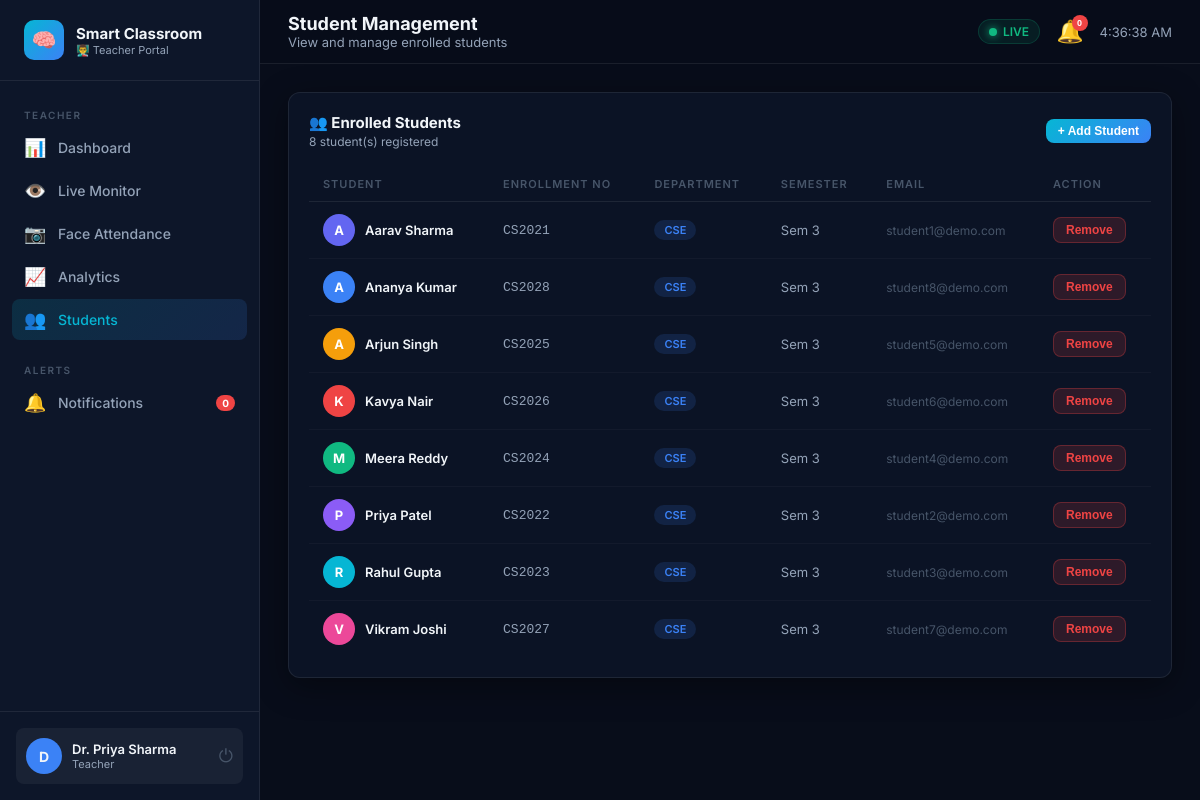
Page /students (signed in) on the committed database.
### models/user.py (models this page shows, shortened)
class User(UserMixin, db.Model):
    __tablename__ = 'users'
    id           = db.Column(db.Integer, primary_key=True)
    name         = db.Column(db.String(100), nullable=False)
    email        = db.Column(db.String(120), unique=True, nullable=False)
    password_hash= db.Column(db.String(256), nullable=False)
    role         = db.Column(db.String(20), default='student')  # student/teacher/admin
    avatar_color = db.Column(db.String(20), default='#6366f1')
    created_at   = db.Column(db.DateTime, default=datetime.utcnow)
    is_active_   = db.Column(db.Boolean, default=True)
    student_profile = db.relationship('StudentProfile', backref='user', uselist=False, lazy=True)
    teacher_entries = db.relationship('TimetableEntry',  backref='teacher', lazy=True)
    def is_student(self):  return self.role == 'student'
    def is_teacher(self):  return self.role == 'teacher'

class StudentProfile(db.Model):
    __tablename__ = 'student_profiles'
    id             = db.Column(db.Integer, primary_key=True)
    user_id        = db.Column(db.Integer, db.ForeignKey('users.id'), nullable=False)
    department_id  = db.Column(db.Integer, db.ForeignKey('departments.id'), nullable=True)
    enrollment_no  = db.Column(db.String(30), unique=True, nullable=True)
    semester       = db.Column(db.Integer, default=1)
    avatar_color   = db.Column(db.String(20), default='#06b6d4')
    is_face_trained = db.Column(db.Boolean, default=False)
    face_image_path = db.Column(db.String(300), nullable=True)
    attendances    = db.relationship('Attendance',    backref='student', lazy=True)
    focus_sessions = db.relationship('FocusSession',  backref='student', lazy=True)

### models/department.py (models this page shows, shortened)
class Department(db.Model):
    __tablename__ = 'departments'
    id   = db.Column(db.Integer, primary_key=True)
    name = db.Column(db.String(100), nullable=False)
    code = db.Column(db.String(10), unique=True, nullable=False)
    subjects  = db.relationship('Subject', backref='department', lazy=True)
    students  = db.relationship('StudentProfile', backref='department', lazy=True)

### routes/students.py (the view)
@students_bp.route('/students')
@login_required
def index():
    profiles = StudentProfile.query.join(User).order_by(User.name).all()
    departments = Department.query.all()
    return render_template('dashboard/students.html', students=profiles, departments=departments)

### templates/dashboard/students.html (shortened to what this page needs)
{% extends 'base.html' %}
{% block page_title %}Student Management{% endblock %}
{% block page_subtitle %}View and manage enrolled students{% endblock %}
{% block content %}
<div class="card">
  <div class="section-header">
    <div>
      <div class="section-title">👥 Enrolled Students</div>
      <div class="section-sub">{{ students|length }} student(s) registered</div>
    </div>
    <button class="btn btn-primary btn-sm" onclick="document.getElementById('addModal').classList.add('open')">+ Add Student</button>
  </div>
  {% if students %}
  <div style="overflow-x:auto;">
    <table class="data-table">
      <thead>
        <tr>
          <th>Student</th>
          <th>Enrollment No</th>
          <th>Department</th>
          <th>Semester</th>
          <th>Email</th>
          <th>Action</th>
        </tr>
      </thead>
      <tbody>
        {% for s in students %}
        <tr>
          <td>
            <div style="display:flex;align-items:center;gap:10px;">
              <div class="student-avatar" style="background:{{ s.avatar_color }}">{{ s.user.name[0] if s.user else '?' }}</div>
              <span style="font-weight:600;">{{ s.user.name if s.user else 'Unknown' }}</span>
            </div>
          </td>
          <td style="color:var(--text-secondary);font-family:monospace;">{{ s.enrollment_no or '—' }}</td>
          <td><span class="badge badge-info">{{ s.department.code if s.department else '—' }}</span></td>
          <td style="color:var(--text-secondary);">Sem {{ s.semester }}</td>
          <td style="font-size:12px;color:var(--text-muted);">{{ s.user.email if s.user else '—' }}</td>
          <td>
            <form method="POST" action="{{ url_for('students.delete_student', student_id=s.id) }}"
                  onsubmit="return confirm('Remove {{ s.user.name if s.user else 'student' }}?')">
              <button type="submit" class="btn btn-danger btn-sm">Remove</button>
            </form>
          </td>
        </tr>
        {% endfor %}
      </tbody>
    </table>
  </div>
  {% else %}
  <div class="empty-state">
    <div class="empty-icon">👤</div>
    <p>No students yet. Click <strong>Add Student</strong> to get started.</p>
  </div>
  {% endif %}
</div>
{% endblock %}

### templates/base.html (shortened to what this page needs)
<!DOCTYPE html>
<html lang="en">
<head>
  <link rel="stylesheet" href="{{ url_for('static', filename='css/main.css') }}"/>
</head>
<body>
{% set role_accent = {
  'teacher': '--accent-blue',
  'admin':   '--accent-yellow',
  'student': '--accent-cyan'
}[current_user.role] if current_user.is_authenticated else '--accent-cyan' %}
<div class="layout">
  <aside class="sidebar" data-role="{{ current_user.role if current_user.is_authenticated else 'student' }}">
    <div class="sidebar-logo">
      <div class="logo-icon">🧠</div>
      <div>
        <span>Smart Classroom</span>
        <small>
          {% if current_user.is_authenticated %}
            {% if current_user.is_student() %}🎓 Student Portal
            {% elif current_user.is_teacher() %}👨‍🏫 Teacher Portal
            {% else %}🛡️ Admin Portal{% endif %}
          {% endif %}
        </small>
      </div>
    </div>
    <nav class="sidebar-nav">
      {% if current_user.is_authenticated and current_user.is_student() %}
      <div class="nav-section-label">Student</div>
      <a href="{{ url_for('student.dashboard') }}" class="nav-link {% if request.endpoint == 'student.dashboard' %}active{% endif %}">
        <span class="nav-icon">🏠</span> My Dashboard
      </a>
      <a href="{{ url_for('student.schedule') }}" class="nav-link {% if request.endpoint == 'student.schedule' %}active{% endif %}">
        <span class="nav-icon">📅</span> Schedule
      </a>
      <a href="{{ url_for('student.attendance') }}" class="nav-link {% if request.endpoint == 'student.attendance' %}active{% endif %}">
        <span class="nav-icon">✅</span> Attendance
      </a>
      <a href="{{ url_for('student.analytics') }}" class="nav-link {% if request.endpoint == 'student.analytics' %}active{% endif %}">
        <span class="nav-icon">📈</span> My Analytics
      </a>
      {% elif current_user.is_authenticated and current_user.is_teacher() %}
      <div class="nav-section-label">Teacher</div>
      <a href="{{ url_for('dashboard.index') }}" class="nav-link {% if request.endpoint == 'dashboard.index' %}active{% endif %}">
        <span class="nav-icon">📊</span> Dashboard
      </a>
      <a href="{{ url_for('monitoring.live') }}" class="nav-link {% if request.endpoint == 'monitoring.live' %}active{% endif %}">
        <span class="nav-icon">👁️</span> Live Monitor
      </a>
      <a href="{{ url_for('face_attendance.dashboard') }}" class="nav-link {% if request.endpoint and request.endpoint.startswith('face_attendance') %}active{% endif %}">
        <span class="nav-icon">📷</span> Face Attendance
      </a>
      <a href="{{ url_for('analytics.index') }}" class="nav-link {% if request.endpoint == 'analytics.index' %}active{% endif %}">
        <span class="nav-icon">📈</span> Analytics
      </a>
      <a href="{{ url_for('students.index') }}" class="nav-link {% if request.endpoint == 'students.index' %}active{% endif %}">
        <span class="nav-icon">👥</span> Students
      </a>
      {% endif %}
      <div class="nav-section-label" style="margin-top:12px;">Alerts</div>
      <a href="#" class="nav-link" onclick="openAlertDrawer()">
        <span class="nav-icon">🔔</span> Notifications
        <span class="nav-badge" id="sidebar-alert-count">0</span>
      </a>
    </nav>
    <div class="sidebar-footer">
      <div class="user-card">
        <div class="user-avatar" style="background:{{ current_user.avatar_color if current_user.is_authenticated else '#6366f1' }}">
          {{ current_user.name[0].upper() if current_user.is_authenticated else '?' }}
        </div>
        <div class="user-info">
          <div class="user-name">{{ current_user.name if current_user.is_authenticated else 'Guest' }}</div>
          <div class="user-role">{{ current_user.role.title() if current_user.is_authenticated else '' }}</div>
        </div>
        <a href="{{ url_for('auth.logout') }}" class="logout-btn" title="Logout">⏻</a>
      </div>
    </div>
  </aside>
  <div class="main-area">
    <header class="topbar">
      <div class="topbar-title">
        {% block page_title %}Dashboard{% endblock %}
        <small>{% block page_subtitle %}AI-Powered Smart Classroom{% endblock %}</small>
      </div>
      <div class="topbar-right">
        <div class="live-badge"><div class="status-dot"></div> LIVE</div>
        <button class="alert-btn" onclick="openAlertDrawer()" title="Alerts">
          🔔 <span class="alert-count" id="topbar-alert-count">0</span>
        </button>
        <div style="font-size:13px;color:var(--text-secondary);" id="clock"></div>
      </div>
    </header>
    <main class="page-content fade-in">
      {% block content %}{% endblock %}
    </main>
  </div>
</div>
</body>
</html>

### rows in the picture
User: name "D", name "Dr. Priya Sharma", role "Teacher"
StudentProfile: user "A", user "Aarav Sharma", enrollment_no "CS2021", department "CSE", semester "3", user "student1@demo.com"
StudentProfile: user "A", user "Ananya Kumar", enrollment_no "CS2028", department "CSE", semester "3", user "student8@demo.com"
StudentProfile: user "A", user "Arjun Singh", enrollment_no "CS2025", department "CSE", semester "3", user "student5@demo.com"
StudentProfile: user "K", user "Kavya Nair", enrollment_no "CS2026", department "CSE", semester "3", user "student6@demo.com"
StudentProfile: user "M", user "Meera Reddy", enrollment_no "CS2024", department "CSE", semester "3", user "student4@demo.com"
StudentProfile: user "P", user "Priya Patel", enrollment_no "CS2022", department "CSE", semester "3", user "student2@demo.com"
StudentProfile: user "R", user "Rahul Gupta", enrollment_no "CS2023", department "CSE", semester "3", user "student3@demo.com"
StudentProfile: user "V", user "Vikram Joshi", enrollment_no "CS2027", department "CSE", semester "3", user "student7@demo.com"

### other values in the picture
{{ students|length }} "8"
